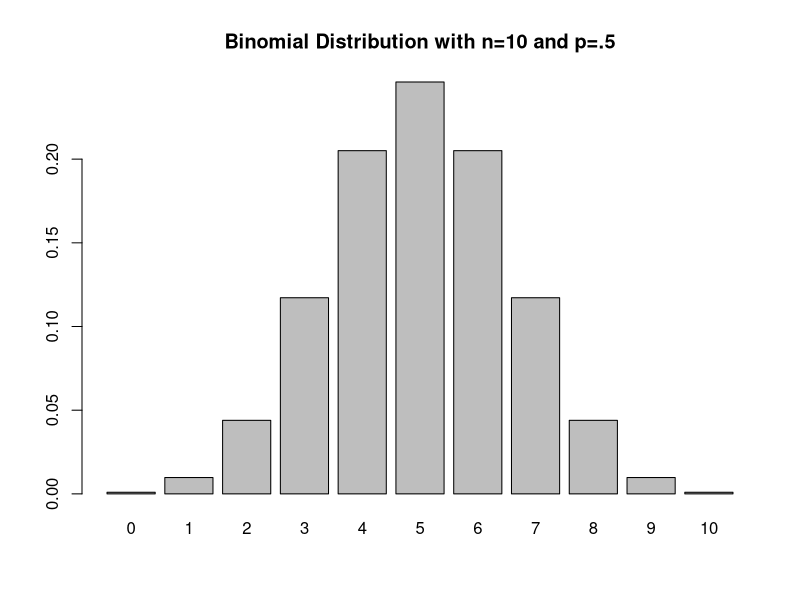
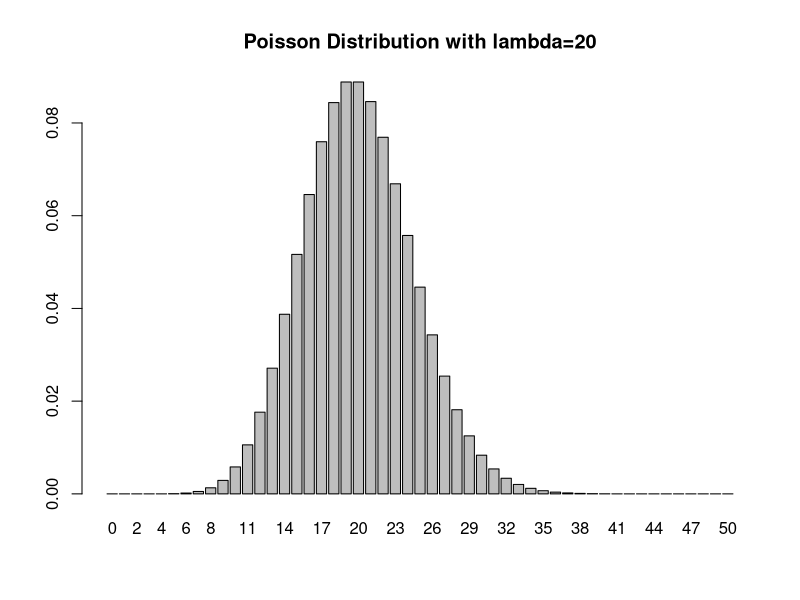

Write the R code that produced these figures, in order.
## ---- chunk 1
n=10 #set the number of trials
p=.5 #set the probability of success, P(X_i=1)=p for the underlying Bernoulli X_i's
barplot(dbinom(0:n,n,p),names.arg=0:n,main="Binomial Distribution with n=10 and p=.5") #one way to make this plot
## ---- chunk 2
k=3
dbinom(k,n,p) #computes P(X=k) when X is Bin(n,p)
pbinom(k,n,p) #computes P(X<=k) when X is Bin(n,p) - cumulative probability
rbinom(k,n,p) #generates k observations from a Bin(n,p) distribution
## ---- chunk 3
barplot(dpois(0:50,20),names.arg=0:50,main="Poisson Distribution with lambda=20") 
## ---- chunk 4

## ---- chunk 5

## ---- chunk 6

